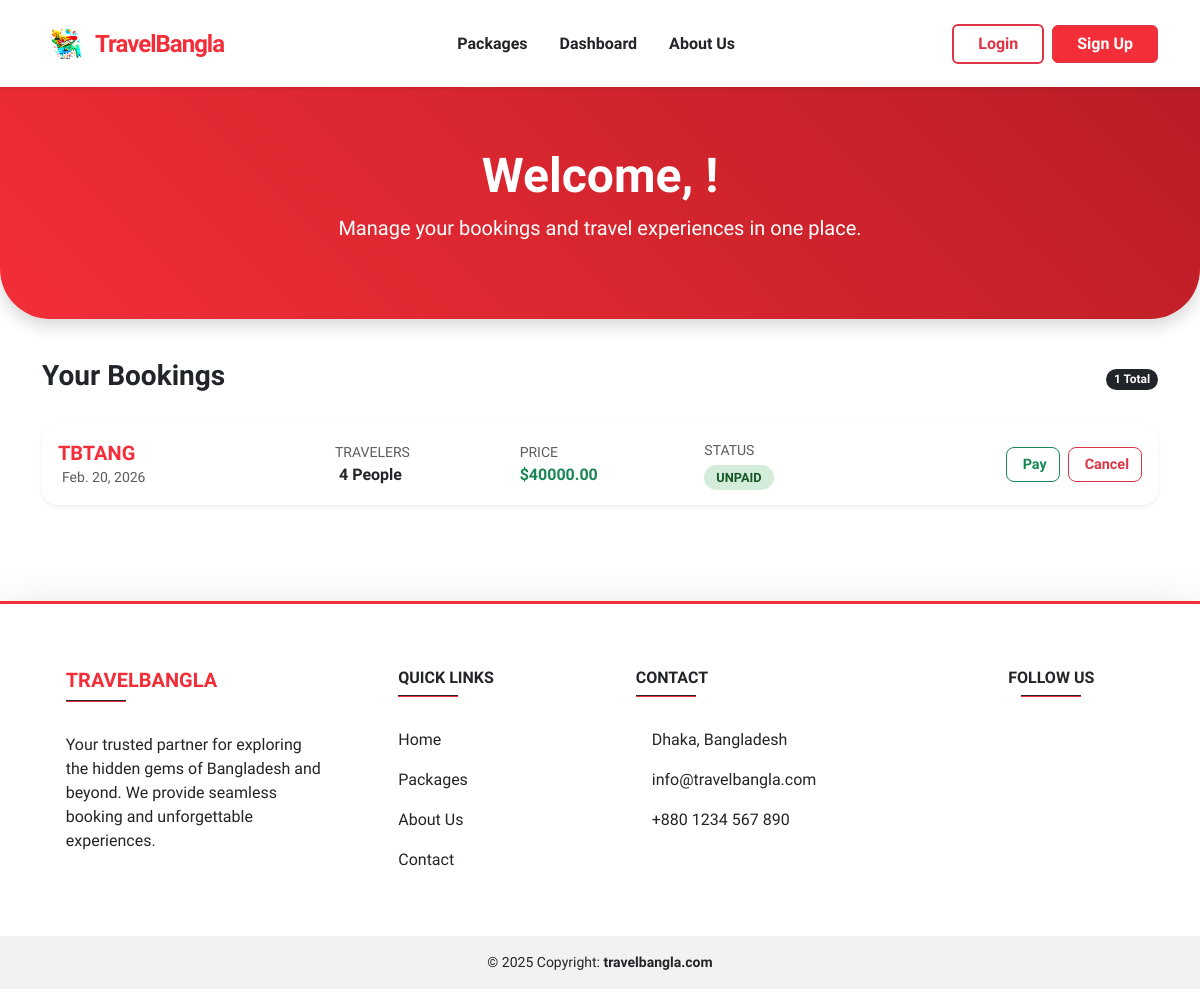
Screenshot of /dashboard/8 with the database file from the repository.
### Home/models.py (models this page shows, shortened)
class Booking(models.Model):
    package = models.ForeignKey(Package, on_delete=models.CASCADE)
    user = models.ForeignKey(User, on_delete=models.CASCADE)
    numberofpeople = models.IntegerField(default=1)
    date = models.DateField(default=datetime.date.today)
    total_price = models.DecimalField(max_digits=10, decimal_places=2, null=True, blank=True)
    status = models.CharField(max_length=20)

class Package(models.Model):
    pName = models.CharField(max_length=100, primary_key=True, verbose_name="Package Name")
    destination = models.CharField(max_length=100, verbose_name="Destination")
    hotel = models.CharField(max_length=100, verbose_name="Hotel Name")
    days = models.IntegerField(verbose_name="Number of Days")
    nights = models.IntegerField(verbose_name="Number of Nights")
    price = models.DecimalField(max_digits=10, decimal_places=2, verbose_name="Package Price")
    description = models.TextField(verbose_name="Package Description")
    imgname = models.CharField(max_length=100, verbose_name="Image Name")

### Home/views.py (the view)
# urls.py: path('dashboard/<int:id>', views.dashboard, name='dashboard'),
def dashboard(request,id):
    user_obj= User.objects.get(id=id)
    dashitems= Booking.objects.filter(user=user_obj)
    return render(request,'dashboard.html',{'dashitems':dashitems})

### templates/dashboard.html (shortened to what this page needs)
{% extends "base.html" %}
{% block body %}
<div class="dashboard-header text-center shadow">
  <div class="container">
    <h1 class="display-5 fw-bold">Welcome, {{ user.username }}!</h1>
    <p class="lead">
      Manage your bookings and travel experiences in one place.
    </p>
  </div>
</div>
<div class="container mb-5">
  <div class="d-flex justify-content-between align-items-center mb-4">
    <h3 class="fw-bold">Your Bookings</h3>
    <span class="badge bg-dark rounded-pill">{{ dashitems|length }} Total</span>
  </div>
  {% if dashitems %}
    <div class="row">
      {% for booking in dashitems %}
        <div class="col-12 mb-3">
          <div class="card booking-card shadow-sm p-3">
            <div class="row align-items-center text-center text-md-start">
              <div class="col-md-3">
                <h5 class="fw-bold mb-0" style="color: #f32e38">
                  {{ booking.package.pName }}
                </h5>
                <small class="text-muted">
                  {{ booking.date }}
                </small>
              </div>
              <div class="col-md-2 mt-2 mt-md-0">
                <div class="small text-muted text-uppercase">Travelers</div>
                <div class="fw-bold">
                  {{ booking.numberofpeople }} People
                </div>
              </div>
              <div class="col-md-2 mt-2 mt-md-0">
                <div class="small text-muted text-uppercase">Price</div>
                <div class="fw-bold text-success">${{ booking.total_price }}</div>
              </div>
              <div class="col-md-2 mt-2 mt-md-0">
                <div class="small text-muted text-uppercase mb-1">Status</div>
                <span class="status-badge {% if booking.status == 'Pending' %}status-pending{% else %}status-confirmed{% endif %}">
                  {{ booking.status }}
                </span>
              </div>
              <div class="col-md-3 mt-3 mt-md-0 text-md-end">
                <a href="{% url 'index' %}" class="btn btn-outline-success btn-dash me-1">
                  Pay
                </a>
                <a href="{% url 'cancel' booking.id %}" class="btn btn-outline-danger btn-dash" onclick="return confirm('Are you sure you want to cancel this booking?');">
                  Cancel
                </a>
              </div>
            </div>
          </div>
        </div>
      {% endfor %}
    </div>
  {% endif %}
</div>
{% endblock body %}

### templates/dashboard.html (style rules this page uses)
.dashboard-header { background: linear-gradient(45deg, #f32e38, #b91d25); color: white; padding: 60px 0; margin-bottom: 40px; border-radius: 0 0 50px 50px; }
.booking-card { border: none; border-radius: 15px; transition: all 0.3s ease; }
.status-badge { padding: 5px 12px; border-radius: 50px; font-size: 0.8rem; font-weight: bold; text-transform: uppercase; }
.status-confirmed { background: #d4edda; color: #155724; }
.btn-dash { border-radius: 8px; font-weight: 600; font-size: 0.9rem; }

### rows the page displays
Booking: package.pName "TBTANG", date "Feb. 20, 2026", numberofpeople "4", total_price "40000.00", status "UNPAID"

### other values shown
{{ dashitems|length }} "1"
